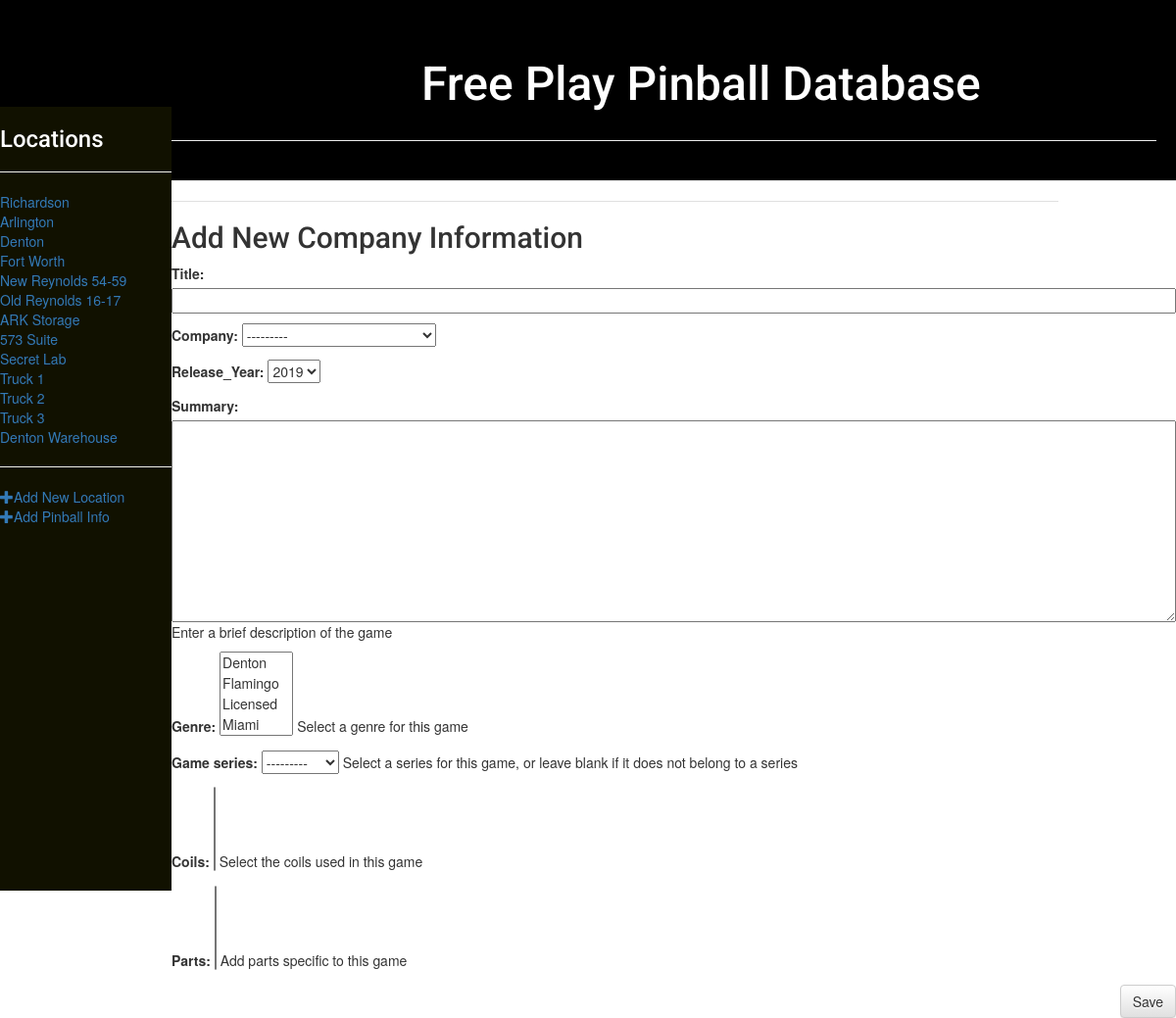
/company/new/, run on the app's committed database.
### pinball/models.py (models this page shows, shortened)
class Location(models.Model):
    name = models.CharField(max_length=200, help_text='Enter a game location (e.g. Richardson, Arlington)')
    short = models.CharField(max_length=2, null=True, help_text='Enter an abbreviated name (2 letters)')
    address = models.TextField(null=True, blank=True, help_text='Enter the address')
    class Meta:
        ordering = ["pk"]
    def __str__(self):
        return self.name

### pinball/views.py (the view)
# urls.py: path('company/new/', views.company_new, name='company_new'),
def company_new(request):
    sites = Location.objects.all()
    if request.method == "POST":
        form = AddCompanyForm(request.POST)
        if form.is_valid():
            add=form.save(commit=False)
            add.save()
            return redirect(company_detail, pk=add.pk)
    else:
        form = AddPinballForm()
    return render(request, 'pinball/company_add.html', {'form': form, 'sites':sites,})

### pinball/forms.py
class AddPinballForm(forms.ModelForm):
    class Meta:
        model=Pinball
        fields= ('title', 'company', 'release', 'summary', 'genre', 'game_series', 'coils', 'parts')

### pinball/models.py (called while the page is built)
    def __str__(self):
        return self.company_name

    def __str__(self):
        return self.name

    def __str__(self):
        return self.name

### pinball/templates/pinball/company_add.html (shortened to what this page needs)
{% extends 'pinball/base.html' %}
{% block content %}
    <h2>Add New Company Information</h2>
    <form method="POST" class="post-form">
        {{ form.as_p }}
        <button type="submit" class="save btn btn-default">Save</button>
    </form>
{% endblock %}

### pinball/templates/pinball/base.html (shortened to what this page needs)
{% load static %}
<html>
    <head>
        <link rel="stylesheet" href="//maxcdn.bootstrapcdn.com/bootstrap/3.2.0/css/bootstrap.min.css">
        <link rel="stylesheet" href="//maxcdn.bootstrapcdn.com/bootstrap/3.2.0/css/bootstrap-theme.min.css">
        <link rel="stylesheet" href="{% static 'css/pinball.css' %}">
    </head>
    <body>
        <div class="page-header">
            <div class ="page-header a1"><h1><a href="/">Free Play Pinball Database</a></h1></div>
        </div>
        <div class="content container">
            <div class="row">
                <div class="col-sm-1">
                    <nav id="sidebar">
                    <div class="sidebar-header"><h3>Locations</h3></div>
                    <hr>
                    <ul class="list-unstyled components">
                    {% for site in sites %}
                    <li class="active"><a href="{% url 'location_edit' site.id %}">{{site}}</a></li>
                    {% endfor %}
                    <hr>
                    <li class="active"><a href="{% url 'location_new' %}"><span class="glyphicon glyphicon-plus"></span>Add New Location</a></li>
                    <li class="active"><a href="{% url 'pinball_new' %}"><span class="glyphicon glyphicon-plus"></span>Add Pinball Info</a></li>
                    </ul>
                    </nav>
                </div>
            </div>
        </div>
<div class=content>
                {% block content %}
                {% endblock %}
</div>
    </body>
</html>

### pinball/static/css/pinball.css (style rules this page uses)
.page-header { background-color: #000000; margin-top: 0; padding: 20px 20px 20px 40px; }
.page-header h1, .page-header h1 a, .page-header h1 a:visited, .page-header h1 a:active { color: #ffffff; font-size: 36pt; text-decoration: none; font-family: 'Roboto', sans-serif; margin-left: 175px; }
.content { margin-left: 175px; }
h1, h2, h3, h4 { font-family: 'Roboto', sans-serif; }
.save { float: right; }
.post-form textarea, .post-form input { width: 100%; }
#sidebar { width: 175px; position: fixed; top: 10.5%; left: 0; height: 100vh; z-index: 999; background: #111100; color: #fff; transition: all 0.3s; }
.container { width: 80%; margin: 0 auto; }
div.container>div:nth-of-type(odd) { background: #e0e0e0; }

### data on the page
Location: name "Richardson"
Location: name "Arlington"
Location: name "Denton"
Location: name "Fort Worth"
Location: name "New Reynolds 54-59"
Location: name "Old Reynolds 16-17"
Location: name "ARK Storage"
Location: name "573 Suite"
Location: name "Secret Lab"
Location: name "Truck 1"
Location: name "Truck 2"
Location: name "Truck 3"
Location: name "Denton Warehouse"
